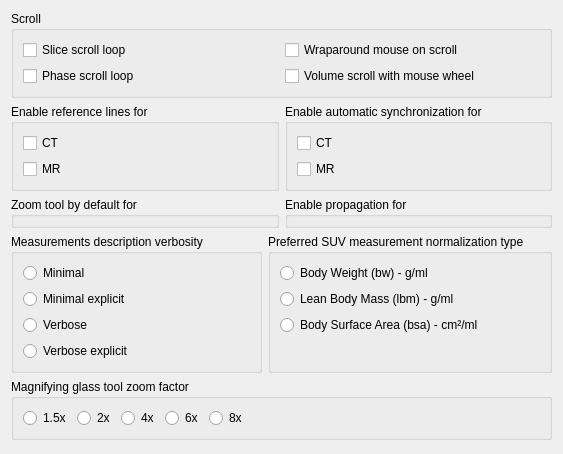
<?xml version="1.0" encoding="UTF-8"?>
<ui version="4.0">
 <class>udg::Q2DViewerConfigurationScreenBase</class>
 <widget class="QWidget" name="udg::Q2DViewerConfigurationScreenBase">
  <property name="geometry">
   <rect>
    <x>0</x>
    <y>0</y>
    <width>563</width>
    <height>454</height>
   </rect>
  </property>
  <property name="windowTitle">
   <string>2D Viewer Configuration</string>
  </property>
  <property name="windowIcon">
   <iconset resource="../main/main.qrc">
    <normaloff>:/images/icons/preferences-2dviewer.svg</normaloff>:/images/icons/preferences-2dviewer.svg</iconset>
  </property>
  <layout class="QVBoxLayout" name="verticalLayout_5" stretch="0,0,0,0,0,1">
   <item>
    <widget class="QGroupBox" name="groupBox">
     <property name="title">
      <string>Scroll</string>
     </property>
     <layout class="QGridLayout" name="gridLayout">
      <item row="0" column="0">
       <widget class="QCheckBox" name="m_sliceScrollLoopCheckBox">
        <property name="text">
         <string>Slice scroll loop</string>
        </property>
       </widget>
      </item>
      <item row="0" column="1">
       <widget class="QCheckBox" name="m_mouseWraparoundCheckBox">
        <property name="text">
         <string>Wraparound mouse on scroll</string>
        </property>
       </widget>
      </item>
      <item row="1" column="0">
       <widget class="QCheckBox" name="m_phaseScrollLoopCheckBox">
        <property name="text">
         <string>Phase scroll loop</string>
        </property>
       </widget>
      </item>
      <item row="1" column="1">
       <widget class="QCheckBox" name="m_wheelVolumeScrollCheckBox">
        <property name="text">
         <string>Volume scroll with mouse wheel</string>
        </property>
       </widget>
      </item>
     </layout>
    </widget>
   </item>
   <item>
    <layout class="QHBoxLayout" name="horizontalLayout">
     <item>
      <widget class="QGroupBox" name="groupBox_2">
       <property name="title">
        <string>Enable reference lines for</string>
       </property>
       <layout class="QVBoxLayout" name="verticalLayout">
        <item>
         <widget class="QCheckBox" name="m_referenceLinesCTCheckBox">
          <property name="text">
           <string>CT</string>
          </property>
         </widget>
        </item>
        <item>
         <widget class="QCheckBox" name="m_referenceLinesMRCheckBox">
          <property name="text">
           <string>MR</string>
          </property>
         </widget>
        </item>
       </layout>
      </widget>
     </item>
     <item>
      <widget class="QGroupBox" name="groupBox_3">
       <property name="title">
        <string>Enable automatic synchronization for</string>
       </property>
       <layout class="QVBoxLayout" name="verticalLayout_2">
        <item>
         <widget class="QCheckBox" name="m_automaticSynchronizationCTCheckBox">
          <property name="text">
           <string>CT</string>
          </property>
         </widget>
        </item>
        <item>
         <widget class="QCheckBox" name="m_automaticSynchronizationMRCheckBox">
          <property name="text">
           <string>MR</string>
          </property>
         </widget>
        </item>
       </layout>
      </widget>
     </item>
    </layout>
   </item>
   <item>
    <layout class="QHBoxLayout" name="horizontalLayout_2">
     <item>
      <widget class="udg::QModalitiesSelectorGroupBox" name="m_zoomByDefaultModalitiesGroupBox">
       <property name="title">
        <string>Zoom tool by default for</string>
       </property>
      </widget>
     </item>
     <item>
      <widget class="udg::QModalitiesSelectorGroupBox" name="m_propagationModalitiesByDefaultGroupBox">
       <property name="title">
        <string>Enable propagation for</string>
       </property>
      </widget>
     </item>
    </layout>
   </item>
   <item>
    <layout class="QHBoxLayout" name="horizontalLayout_3">
     <item>
      <widget class="QGroupBox" name="groupBox_4">
       <property name="title">
        <string>Measurements description verbosity</string>
       </property>
       <layout class="QVBoxLayout" name="verticalLayout_3">
        <item>
         <widget class="QRadioButton" name="m_minimalVerbosityRadioButton">
          <property name="text">
           <string>Minimal</string>
          </property>
         </widget>
        </item>
        <item>
         <widget class="QRadioButton" name="m_minimalExplicitVerbosityRadioButton">
          <property name="text">
           <string>Minimal explicit</string>
          </property>
         </widget>
        </item>
        <item>
         <widget class="QRadioButton" name="m_verboseVerbosityRadioButton">
          <property name="text">
           <string>Verbose</string>
          </property>
         </widget>
        </item>
        <item>
         <widget class="QRadioButton" name="m_verboseExplicitVerbosityRadioButton">
          <property name="text">
           <string>Verbose explicit</string>
          </property>
         </widget>
        </item>
       </layout>
      </widget>
     </item>
     <item>
      <widget class="QGroupBox" name="groupBox_5">
       <property name="title">
        <string>Preferred SUV measurement normalization type</string>
       </property>
       <layout class="QVBoxLayout" name="verticalLayout_4">
        <item>
         <widget class="QRadioButton" name="m_bodyWeightRadioButton">
          <property name="text">
           <string>Body Weight (bw) - g/ml</string>
          </property>
         </widget>
        </item>
        <item>
         <widget class="QRadioButton" name="m_leanBodyMassRadioButton">
          <property name="text">
           <string>Lean Body Mass (lbm) - g/ml</string>
          </property>
         </widget>
        </item>
        <item>
         <widget class="QRadioButton" name="m_bodySurfaceAreaRadioButton">
          <property name="text">
           <string>Body Surface Area (bsa) - cm²/ml</string>
          </property>
         </widget>
        </item>
        <item>
         <spacer name="verticalSpacer">
          <property name="orientation">
           <enum>Qt::Vertical</enum>
          </property>
          <property name="sizeHint" stdset="0">
           <size>
            <width>20</width>
            <height>20</height>
           </size>
          </property>
         </spacer>
        </item>
       </layout>
      </widget>
     </item>
    </layout>
   </item>
   <item>
    <widget class="QGroupBox" name="groupBox_6">
     <property name="title">
      <string>Magnifying glass tool zoom factor</string>
     </property>
     <layout class="QHBoxLayout" name="horizontalLayout_5">
      <item>
       <widget class="QRadioButton" name="m_1point5XZoomFactorRadioButton">
        <property name="text">
         <string>1.5x</string>
        </property>
       </widget>
      </item>
      <item>
       <widget class="QRadioButton" name="m_2XZoomFactorRadioButton">
        <property name="text">
         <string>2x</string>
        </property>
       </widget>
      </item>
      <item>
       <widget class="QRadioButton" name="m_4XZoomFactorRadioButton">
        <property name="text">
         <string>4x</string>
        </property>
       </widget>
      </item>
      <item>
       <widget class="QRadioButton" name="m_6XZoomFactorRadioButton">
        <property name="text">
         <string>6x</string>
        </property>
       </widget>
      </item>
      <item>
       <widget class="QRadioButton" name="m_8XZoomFactorRadioButton">
        <property name="text">
         <string>8x</string>
        </property>
       </widget>
      </item>
      <item>
       <spacer name="horizontalSpacer">
        <property name="orientation">
         <enum>Qt::Horizontal</enum>
        </property>
        <property name="sizeHint" stdset="0">
         <size>
          <width>40</width>
          <height>20</height>
         </size>
        </property>
       </spacer>
      </item>
     </layout>
    </widget>
   </item>
   <item>
    <spacer name="verticalSpacer_2">
     <property name="orientation">
      <enum>Qt::Vertical</enum>
     </property>
     <property name="sizeHint" stdset="0">
      <size>
       <width>20</width>
       <height>40</height>
      </size>
     </property>
    </spacer>
   </item>
  </layout>
 </widget>
 <customwidgets>
  <customwidget>
   <class>udg::QModalitiesSelectorGroupBox</class>
   <extends>QGroupBox</extends>
   <header>qmodalitiesselectorgroupbox.h</header>
   <container>1</container>
  </customwidget>
 </customwidgets>
 <tabstops>
  <tabstop>m_sliceScrollLoopCheckBox</tabstop>
  <tabstop>m_phaseScrollLoopCheckBox</tabstop>
  <tabstop>m_mouseWraparoundCheckBox</tabstop>
  <tabstop>m_wheelVolumeScrollCheckBox</tabstop>
 </tabstops>
 <resources>
  <include location="../main/main.qrc"/>
  <include location="../main/main.qrc"/>
 </resources>
 <connections/>
</ui>
